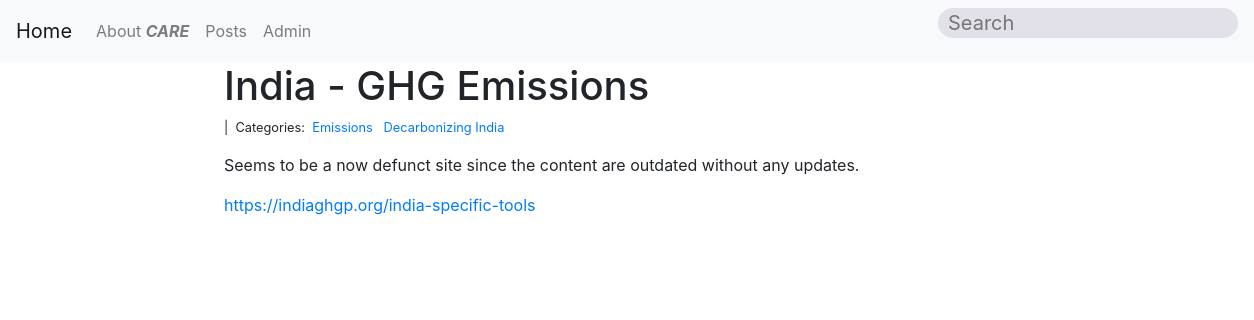
/blog7/, run on the app's committed database.
### blog/models.py (models this page shows, shortened)
class Post(models.Model):
    title=models.CharField(max_length=50)
    body=models.TextField(blank=True,null=True)
    sitelink=models.URLField(max_length=200,blank=True,null=True)
    file=models.FileField(upload_to='files/',blank=True,null=True,default=None)
    createdon = models.DateTimeField(auto_now_add=True)
    modifiedon = models.DateTimeField(auto_now=True)
    categories = models.ManyToManyField("Category",related_name='posts')
    class Meta:
        ordering = ['modifiedon']

class Category(models.Model):
    name = models.CharField(max_length=50)

### blog/views.py (the view)
# urls.py: path("<int:pk>/", views.blog_detail, name="blog_detail"),
def blog_detail(request,pk):
    post = Post.objects.get(pk=pk)
    context={
        'post':post,
    }
    return render(request,'blog_detail.html',context)

### blog/templates/blog_detail.html (shortened to what this page needs)
{% extends "base.html" %}
{% block page_content %}
<div class="col-md-8 offset-md-2">
    <h1>{{ post.title }}</h1>
    <small>
        {{ post.created_on.date }} |&nbsp;
        Categories:&nbsp;
        {% for category in post.categories.all %}
        <a href="{% url 'blog_category' category.name %}">
            {{ category.name }}
        </a>&nbsp;
        {% endfor %}
    </small>
    <p>{{ post.body | linebreaks }}</p>
    {% if post.sitelink %}
        <a href={{post.sitelink}}>{{ post.sitelink }}</a>
    {% endif %}
</div>
{% endblock %}

### CARE_Site/static/base.css (style rules this page uses)
#bg { background-size: cover; background-repeat: no-repeat; background-position: center; background-attachment: fixed; }

### data on the page
Post: title "India - GHG Emissions", body "Seems to be a now defunct site since the content are outdated without any updates.", sitelink "https://indiaghgp.org/india-specific-tools"
Category: name "Emissions"
Category: name "Decarbonizing India"
